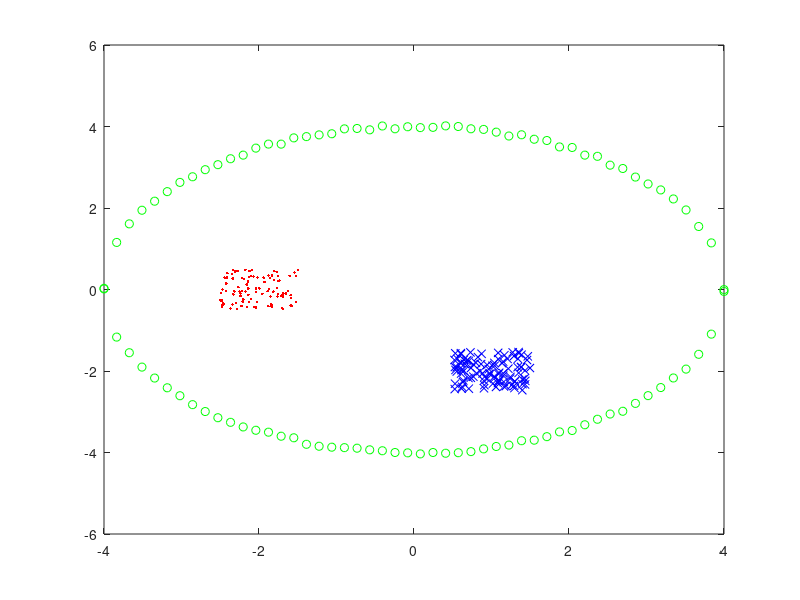

Write the MATLAB code that produced this figure. (Note: this script raises an error after producing the figure.)
% Example 3.5.3
% "Introduction to Pattern Recognition: A MATLAB Approach"
% S. Theodoridis, A. Pikrakis, K. Koutroumbas, D. Cavouras

close('all');
clear;

% 1. Generate the dataset X1
rand('seed',0)
noise_level=0.1;
n_points=[100 100 100];
l=2;
% 1st class
X1=rand(l,n_points(1))- [2.5 0.5]'*ones(1,n_points(1));
% 2nd class
X1=[X1 rand(l,n_points(2))- [-0.5 2.5]'*ones(1,n_points(2))];
% 3rd class
c1=[0 0];
r1=4;
b1=c1(1)-r1;
b2=c1(1)+r1;
step=(b2-b1)/(n_points(2)/2-1);
for t=b1:step:b2
    temp=[t c1(2)+sqrt(r1^2-(t-c1(1))^2)+noise_level*(rand-0.5);t c1(2)-sqrt(r1^2-(t-c1(1))^2)+noise_level*(rand-0.5)]';
    X1=[X1 temp];
end

% Generate labels 
y1=[ones(1,n_points(1)) 2*ones(1,n_points(2)) 3*ones(1,n_points(3))];

% Plot X1
figure(1), plot(X1(1,y1==1),X1(2,y1==1),'r.',X1(1,y1==2),X1(2,y1==2),'bx',X1(1,y1==3),X1(2,y1==3),'go')

% 2. Perform kernel PCA on X1 with exponential kernel function (sigma = 1)
m=2;
[s,V,Y1]=kernel_PCA(X1,m,'exp',[1 0]);

% Plot Y1
figure(2), plot(Y1(1,y1==1),Y1(2,y1==1),'r.',Y1(1,y1==2),Y1(2,y1==2),'bx',Y1(1,y1==3),Y1(2,y1==3),'go')

% Work similarly for X2.
rand('seed',0)
X2=[];
noise_level=0.1;
n_points=[100 100 100];

% 1st class
c1=[0 0];
r1=2;
b1=c1(1)-r1;
b2=c1(1)+r1;
step=(b2-b1)/(n_points(2)/2-1);
for t=b1:step:b2
    temp=[t c1(2)+sqrt(r1^2-(t-c1(1))^2)+noise_level*(rand-0.5);t c1(2)-sqrt(r1^2-(t-c1(1))^2)+noise_level*(rand-0.5)]';
    X2=[X2 temp];
end

% 2nd class
c1=[0 0];
r1=4;
b1=c1(1)-r1;
b2=c1(1)+r1;
step=(b2-b1)/(n_points(2)/2-1);
for t=b1:step:b2
    temp=[t c1(2)+sqrt(r1^2-(t-c1(1))^2)+noise_level*(rand-0.5);t c1(2)-sqrt(r1^2-(t-c1(1))^2)+noise_level*(rand-0.5)]';
    X2=[X2 temp];
end

% 3d class
c1=[0 0];
r1=6;
b1=c1(1)-r1;
b2=c1(1)+r1;
step=(b2-b1)/(n_points(2)/2-1);
for t=b1:step:b2
    temp=[t c1(2)+sqrt(r1^2-(t-c1(1))^2)+noise_level*(rand-0.5);t c1(2)-sqrt(r1^2-(t-c1(1))^2)+noise_level*(rand-0.5)]';
    X2=[X2 temp];
end

% Generate labels 
y2=[ones(1,n_points(1)) 2*ones(1,n_points(2)) 3*ones(1,n_points(3))];

% Plot X2
figure(3), plot(X2(1,y2==1),X2(2,y2==1),'r.',X2(1,y2==2),X2(2,y2==2),'bx',X2(1,y2==3),X2(2,y2==3),'go')

% 2. Perform kernel PCA on X1 with exponential kernel function (sigma = 1)
m=2;
[s,V,Y2]=kernel_PCA(X2,m,'exp',[1 0]);

% Plot Y2
figure(4), plot(Y2(1,y2==1),Y2(2,y2==1),'r.',Y2(1,y2==2),Y2(2,y2==2),'bx',Y2(1,y2==3),Y2(2,y2==3),'go')

